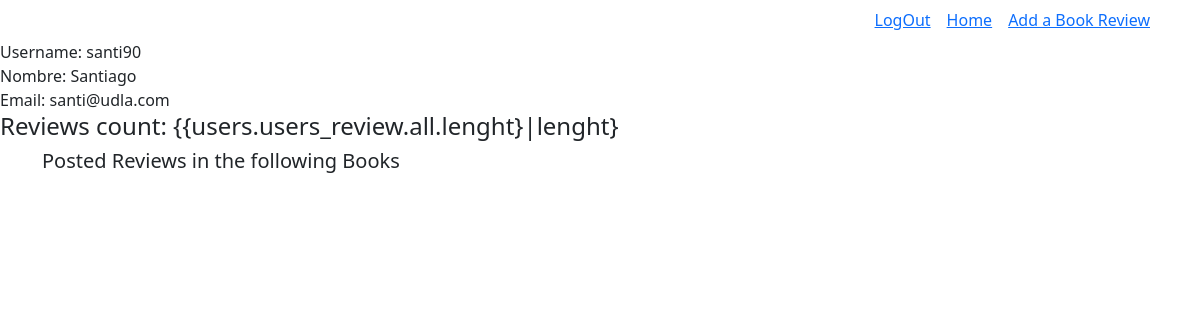
Screenshot of /user/1 (signed in) with the database file from the repository.
### bookApp/models.py (models this page shows)
class User(models.Model):
    name=models.CharField(max_length=40)
    username=models.CharField(max_length=40)
    email=models.EmailField()
    password=models.CharField(max_length=40)
    createdAt=models.DateTimeField(auto_now_add=True)
    updatedAt=models.DateTimeField(auto_now=True)
    objects = UserManager()

### bookApp/views.py (the view)
# urls.py: path('user/<int:userId>',views.userIndex),
def userIndex(request, userId):
    if 'logged_user' not in request.session:
        messages.error(request, "Please Register or Log In")
        return redirect("/")
    context={
        'users': User.objects.get(id=userId),
    }
    return render(request,'userReview.html',context)

### bookApp/templates/userReview.html (shortened to what this page needs)
<!DOCTYPE html>
<html lang="en">
<head>
     <link href="https://cdn.jsdelivr.net/npm/bootstrap@5.0.2/dist/css/bootstrap.min.css" rel="stylesheet">
     {% load static %}
     <link rel="stylesheet" href="{% static 'css/styleLogin.css' %}">
</head>
<body>
    <div class="container">
        <div class="d-flex justify-content-end">
            <div class="p-2"><a href="/logout">LogOut</a></div>
            <div class="p-2"><a href="/user">Home</a></div>
            <div class="ml-auto p-2"><a href="/book/addBook">Add a Book Review</a></div>
        </div>
    </div>
            <div class="d-flex flex-column">
                Username: {{users.username}}
            </div>
            <div class="d-flex flex-column">
                Nombre: {{users.name}}
            </div>
            <div class="d-flex flex-column">
                Email: {{users.email}}
            </div>
            <div class="d-flex flex-column">
                <h4>Reviews count: {{users.users_review.all.lenght}|lenght}</h4>
            </div>
    <div class="container">
        <h5>Posted Reviews in the following Books</h5>
    </div>
</body>
</html>

### rows the page displays
User: username "santi90", name "Santiago", email "santi@udla.com"
